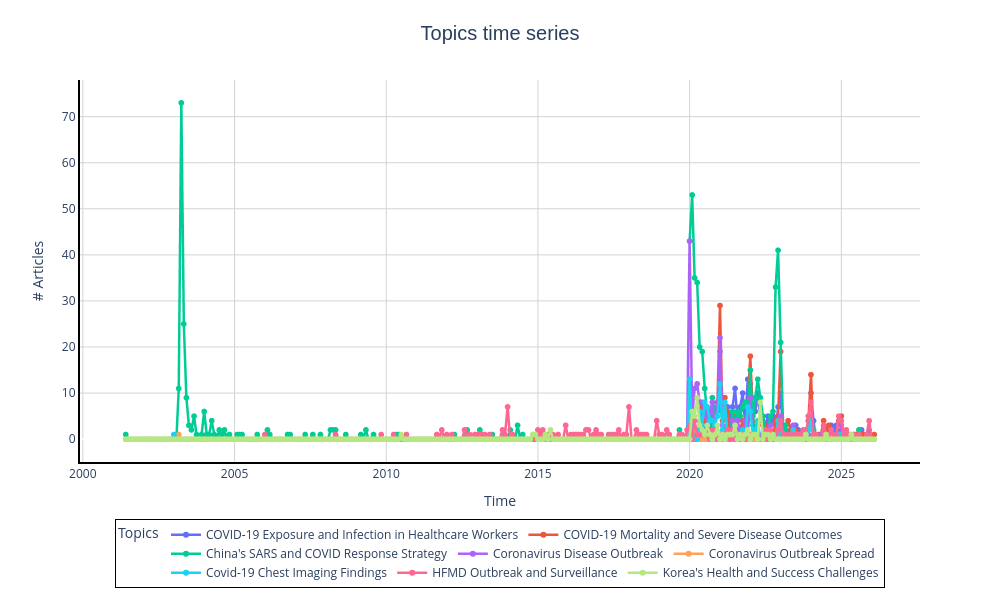

Here is the notebook cell this chart was saved with:
### Code cell
import plotly.express as px

fig = px.line(
    complete_timeseries_df_analysis,
    x="timestamp",
    y="occurrence",
    color="Graph_label",
    markers=True,
    title="Topics time series"
)

fig.update_layout(
    # Titolo
    title={
        'text': "Topics time series",
        'x': 0.5,
        'xanchor': 'center',
        'font': {'size': 20, 'family': 'Arial, sans-serif'}
    },
    
    # Assi
    xaxis_title="Time",
    yaxis_title="# Articles",
    xaxis=dict(
        showgrid=True,
        gridwidth=1,
        gridcolor='lightgray',
        showline=True,
        linewidth=2,
        linecolor='black'
    ),
    yaxis=dict(
        showgrid=True,
        gridwidth=1,
        gridcolor='lightgray',
        showline=True,
        linewidth=2,
        linecolor='black'
    ),
    
    
    legend=dict(
        title="Topics",
        orientation="h",  
        yanchor="top",
        y=-0.15, 
        xanchor="center",
        x=0.5,  
        bgcolor="rgba(255, 255, 255, 0.8)",
        bordercolor="Black",
        borderwidth=1
    ),
    
    
    plot_bgcolor='white',
    paper_bgcolor='white',
    width=1000,
    height=600,
    
    
    margin=dict(l=80, r=80, t=80, b=120),
    
    
    hovermode='x unified'
)


fig.update_traces(
    line=dict(width=2.5),
    marker=dict(size=6)
)

fig.show()

### Figure 1 — Plotly figure (JSON) as saved in the notebook; plotly's stock layout.template omitted (floating-point values rounded to 4 significant figures; data arrays with more than 128 entries replaced by an {"elided": "..."} marker saying what was removed)
{"data": [{"hovertemplate": "Graph_label=COVID-19 Exposure and Infection in Healthcare Workers<br>timestamp=%{x}<br>occurrence=%{y}<extra></extra>", "legendgroup": "COVID-19 Exposure and Infection in Healthcare Workers", "line": {"color": "#636efa", "dash": "solid", "width": 2.5}, "marker": {"size": 6, "symbol": "circle"}, "mode": "lines+markers", "name": "COVID-19 Exposure and Infection in Healthcare Workers", "showlegend": true, "type": "scattergl", "x": {"elided": "297 str values"}, "xaxis": "x", "y": {"elided": "297 int values"}, "yaxis": "y"}, {"hovertemplate": "Graph_label=COVID-19 Mortality and Severe Disease Outcomes<br>timestamp=%{x}<br>occurrence=%{y}<extra></extra>", "legendgroup": "COVID-19 Mortality and Severe Disease Outcomes", "line": {"color": "#EF553B", "dash": "solid", "width": 2.5}, "marker": {"size": 6, "symbol": "circle"}, "mode": "lines+markers", "name": "COVID-19 Mortality and Severe Disease Outcomes", "showlegend": true, "type": "scattergl", "x": {"elided": "297 str values"}, "xaxis": "x", "y": {"elided": "297 int values"}, "yaxis": "y"}, {"hovertemplate": "Graph_label=China's SARS and COVID Response Strategy<br>timestamp=%{x}<br>occurrence=%{y}<extra></extra>", "legendgroup": "China's SARS and COVID Response Strategy", "line": {"color": "#00cc96", "dash": "solid", "width": 2.5}, "marker": {"size": 6, "symbol": "circle"}, "mode": "lines+markers", "name": "China's SARS and COVID Response Strategy", "showlegend": true, "type": "scattergl", "x": {"elided": "297 str values"}, "xaxis": "x", "y": {"elided": "297 int values"}, "yaxis": "y"}, {"hovertemplate": "Graph_label=Coronavirus Disease Outbreak<br>timestamp=%{x}<br>occurrence=%{y}<extra></extra>", "legendgroup": "Coronavirus Disease Outbreak", "line": {"color": "#ab63fa", "dash": "solid", "width": 2.5}, "marker": {"size": 6, "symbol": "circle"}, "mode": "lines+markers", "name": "Coronavirus Disease Outbreak", "showlegend": true, "type": "scattergl", "x": {"elided": "297 str values"}, "xaxis": "x", "y": {"elided": "297 int values"}, "yaxis": "y"}, {"hovertemplate": "Graph_label=Coronavirus Outbreak Spread<br>timestamp=%{x}<br>occurrence=%{y}<extra></extra>", "legendgroup": "Coronavirus Outbreak Spread", "line": {"color": "#FFA15A", "dash": "solid", "width": 2.5}, "marker": {"size": 6, "symbol": "circle"}, "mode": "lines+markers", "name": "Coronavirus Outbreak Spread", "showlegend": true, "type": "scattergl", "x": {"elided": "297 str values"}, "xaxis": "x", "y": {"elided": "297 int values"}, "yaxis": "y"}, {"hovertemplate": "Graph_label=Covid-19 Chest Imaging Findings<br>timestamp=%{x}<br>occurrence=%{y}<extra></extra>", "legendgroup": "Covid-19 Chest Imaging Findings", "line": {"color": "#19d3f3", "dash": "solid", "width": 2.5}, "marker": {"size": 6, "symbol": "circle"}, "mode": "lines+markers", "name": "Covid-19 Chest Imaging Findings", "showlegend": true, "type": "scattergl", "x": {"elided": "297 str values"}, "xaxis": "x", "y": {"elided": "297 int values"}, "yaxis": "y"}, {"hovertemplate": "Graph_label=HFMD Outbreak and Surveillance<br>timestamp=%{x}<br>occurrence=%{y}<extra></extra>", "legendgroup": "HFMD Outbreak and Surveillance", "line": {"color": "#FF6692", "dash": "solid", "width": 2.5}, "marker": {"size": 6, "symbol": "circle"}, "mode": "lines+markers", "name": "HFMD Outbreak and Surveillance", "showlegend": true, "type": "scattergl", "x": {"elided": "297 str values"}, "xaxis": "x", "y": {"elided": "297 int values"}, "yaxis": "y"}, {"hovertemplate": "Graph_label=Korea's Health and Success Challenges<br>timestamp=%{x}<br>occurrence=%{y}<extra></extra>", "legendgroup": "Korea's Health and Success Challenges", "line": {"color": "#B6E880", "dash": "solid", "width": 2.5}, "marker": {"size": 6, "symbol": "circle"}, "mode": "lines+markers", "name": "Korea's Health and Success Challenges", "showlegend": true, "type": "scattergl", "x": {"elided": "297 str values"}, "xaxis": "x", "y": {"elided": "297 int values"}, "yaxis": "y"}], "layout": {"height": 600, "hovermode": "x unified", "legend": {"bgcolor": "rgba(255, 255, 255, 0.8)", "bordercolor": "Black", "borderwidth": 1, "orientation": "h", "title": {"text": "Topics"}, "tracegroupgap": 0, "x": 0.5, "xanchor": "center", "y": -0.15, "yanchor": "top"}, "margin": {"b": 120, "l": 80, "r": 80, "t": 80}, "paper_bgcolor": "white", "plot_bgcolor": "white", "title": {"font": {"family": "Arial, sans-serif", "size": 20}, "text": "Topics time series", "x": 0.5, "xanchor": "center"}, "width": 1000, "xaxis": {"anchor": "y", "domain": [0, 1], "gridcolor": "lightgray", "gridwidth": 1, "linecolor": "black", "linewidth": 2, "showgrid": true, "showline": true, "title": {"text": "Time"}}, "yaxis": {"anchor": "x", "domain": [0, 1], "gridcolor": "lightgray", "gridwidth": 1, "linecolor": "black", "linewidth": 2, "showgrid": true, "showline": true, "title": {"text": "# Articles"}}}}
